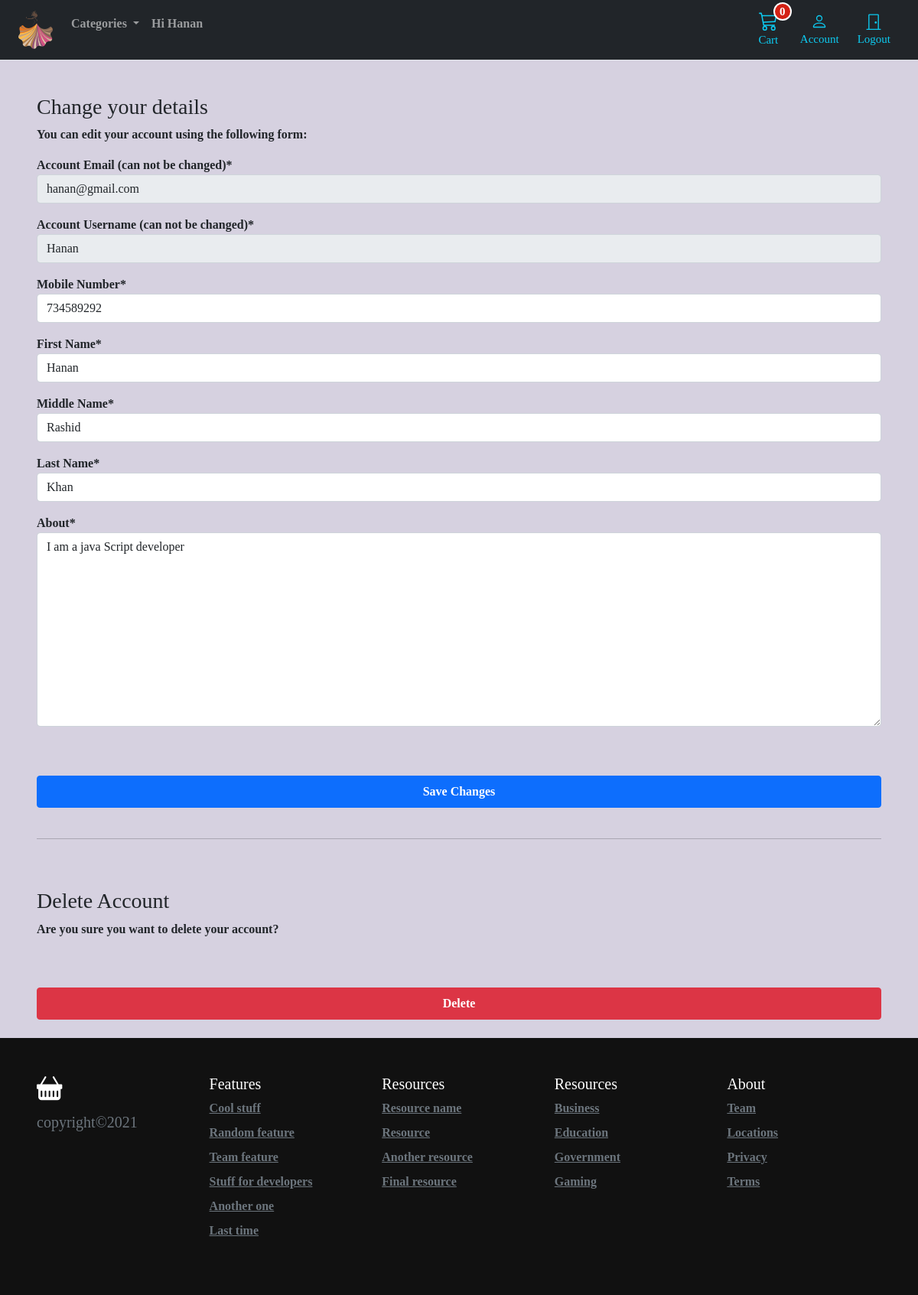
Page /account/profile/edit/ (signed in) on the committed database.
### account/models.py (models this page shows, shortened)
class Customer(AbstractBaseUser, PermissionsMixin):
    email = models.EmailField(_('email address'), unique=True)
    user_name = models.CharField(max_length=150, unique=True)
    first_name = models.CharField(max_length=150, blank=True)
    middle_name = models.CharField(max_length=150, blank=True)
    last_name = models.CharField(max_length=150, blank=True)
    about = models.TextField(_('about'), max_length=500, blank=True)
    mobile_number = models.CharField(max_length=15, blank=True)
    is_active =  models.BooleanField(default=False)
    is_staff  =  models.BooleanField(default=False)
    created   =  models.BooleanField(default=False)
    updated   =  models.BooleanField(default=False)
    objects = CustomAccountManager()
    USERNAME_FIELD = 'email'
    REQUIRED_FIELDS = ['user_name']
    class Meta:
        verbose_name = "Acccounts"
        verbose_name_plural = "Accounts"

### account/views.py (the view)
# urls.py: path('profile/edit/', views.userEditView, name='edit-user-details'),
@login_required
def userEditView(request):
    if request.method == 'POST':
        user_form = UserEditForm(instance=request.user, data=request.POST)
        if user_form.is_valid():
            user_form.save()
    else:
        user_form = UserEditForm(instance=request.user)
    context = {'user_form': user_form}
    return render(request, 'account/userEditDetails.html', context)

### basket/basket.py (called while the page is built)
    def __len__(self):
        return sum(item['qty'] for item in self.basket.values())

### basket/context_processors.py (called while the page is built)
def basket(request):
    return {'basket': BaseBasket(request)}

### product/context_processors.py (called while the page is built)
def categories(request):
    return { 'categories': CategoryModel.objects.all()}

### product/models.py (called while the page is built)
    def get_absolute_url(self):
        return reverse('product:category-detail', args=[self.slug])

### templates/account/userEditDetails.html (shortened to what this page needs)
{% extends 'base.html' %}
{% load crispy_forms_tags %}
{% block 'mainContent' %}
<div class="container">
    <form class="account-form px-4 pt-4" method="post" enctype="multipart/form-data">
        {% if user_form.is_valid %}
            <div class="alert alert-primary" role="alert">
                Your details have been successfully updated!
            </div>
            <p class="small text-center pt-0">
                <a href="{% url 'account:dashboard' %}">Back to Dashboard</a>
            </p>
        {%else%}
            <h3>Change your details</h3>
            <p>You can edit your account using the following form:</p>
        {% endif %}
        {{user_form|crispy}}
        <button class="btn btn-primary btn-block py-2 mb-4 mt-5 fw-bold w-100" type="submit" value="Save changes">Save
            Changes</button>
        <hr class="mb-3">
    </form>
    <form class="account-form px-4 pt-4" action="{% url 'account:delete-user' %}" method="post">
        <p class=" h3 pt-4 font-weight-bold">Delete Account</p>
        <p>Are you sure you want to delete your account?</p>
        <button type="submit" role="button"
            class="btn btn-danger btn-block py-2 mb-4 mt-5 fw-bold w-100">Delete</button>
    </form>
</div>
{% endblock 'mainContent' %}

### templates/base.html (shortened to what this page needs)
{% load static %}
<!doctype html>
<html lang="en">
<head>
  <link href="https://cdn.jsdelivr.net/npm/bootstrap@5.0.1/dist/css/bootstrap.min.css" rel="stylesheet">
  <link href="{% static 'css/base.css' %}" type="text/css" rel="stylesheet">
  <link href="{% block stylesheet %}{% endblock stylesheet %}" type="text/css" rel="stylesheet">
</head>
<body>
  <header class="pb-3">
    <nav class="navbar navbar-expand-md navbar-dark bg-dark  border-bottom">
      <div class="container-fluid px-md-4">
        <div class="d-flex w-100 navbar-collapse">
          <a class="navbar-brand" href="{% url 'product:home-page' %}">
            <img src="{% static 'logo/logo.png' %}" alt="" width="45px">
          </a>
          <div class="collapse navbar-collapse" id="navbarSupportedContent">
            <ul class="navbar-nav mr-auto">
              <li class="nav-item dropdown">
                <a class="nav-link dropdown-toggle" href="#" id="navbarDropdown" role="button" data-toggle="dropdown"
                  aria-haspopup="true" aria-expanded="false">
                  <b>Categories</b>
                </a>
              </li>
              {% if user.is_authenticated %}
              <li class="nav-item">
                <p class="nav-link">Hi {{user.user_name}}</p>
              </li>
              {% endif %}
            </ul>
          </div>
          <a type="button" role="button" title="My Cart" href="{% url 'basket:basket-summary' %}"
            class="btn btn-outline-info border-0 basket-btn">
            {% with total_qty=basket|length %}
            <div id="basketQty" class="d-inline-flex basket-qty">
              {% if total_qty > 0 %}
              {{total_qty}}
              {% else %}
              0
              {% endif %}
            </div>
            {% endwith %}
            <div>
            </div>
            <span class="fs15 fw500">Cart</span>
          </a>
          <a type="button" role="button" href="{% url 'account:dashboard' %}"
            class="btn btn-outline-info border-0 basket-btn">
            <div>
            </div>
            <span class="fs15 fw500">Account</span>
          </a>
          {% if user.is_authenticated %}
          <a type="button" role="button" href="{% url 'account:logout' %}"
            class="btn btn-outline-info border-0 basket-btn">
            <div>
              <svg xmlns="http://www.w3.org/2000/svg" width="22" height="22" fill="currentColor"
                class="bi bi-door-closed" viewBox="0 0 16 16">
                <path
                  d="M3 2a1 1 0 0 1 1-1h8a1 1 0 0 1 1 1v13h1.5a.5.5 0 0 1 0 1h-13a.5.5 0 0 1 0-1H3V2zm1 13h8V2H4v13z" />
                <path d="M9 9a1 1 0 1 0 2 0 1 1 0 0 0-2 0z" />
              </svg>
            </div>
            <span class="fs15 fw500">Logout</span>
          </a>
          {% endif %}
        </div>
      </div>
    </nav>
  </header>
  <main class="pt-1">
      {% block 'mainContent' %}
      {% endblock 'mainContent' %}
  </main>
  <footer class="container-fluid p-5 footer">
    <div class="row">
      <div class="col-12 col-md">
        <h5 class="d-block mb-3 text-muted">copyright&copy;2021</h5>
      </div>
      <div class="col-6 col-md">
        <h5>Features</h5>
        <ul class="list-unstyled text-small">
          <li><a class="link-secondary" href="#">Cool stuff</a></li>
          <li><a class="link-secondary" href="#">Random feature</a></li>
          <li><a class="link-secondary" href="#">Team feature</a></li>
          <li><a class="link-secondary" href="#">Stuff for developers</a></li>
          <li><a class="link-secondary" href="#">Another one</a></li>
          <li><a class="link-secondary" href="#">Last time</a></li>
        </ul>
      </div>
      <div class="col-6 col-md">
        <h5>Resources</h5>
        <ul class="list-unstyled text-small">
          <li><a class="link-secondary" href="#">Resource name</a></li>
          <li><a class="link-secondary" href="#">Resource</a></li>
          <li><a class="link-secondary" href="#">Another resource</a></li>
          <li><a class="link-secondary" href="#">Final resource</a></li>
        </ul>
      </div>
      <div class="col-6 col-md">
        <h5>Resources</h5>
        <ul class="list-unstyled text-small">
          <li><a class="link-secondary" href="#">Business</a></li>
          <li><a class="link-secondary" href="#">Education</a></li>
          <li><a class="link-secondary" href="#">Government</a></li>
          <li><a class="link-secondary" href="#">Gaming</a></li>
        </ul>
      </div>
      <div class="col-6 col-md">
        <h5>About</h5>
        <ul class="list-unstyled text-small">
          <li><a class="link-secondary" href="#">Team</a></li>
          <li><a class="link-secondary" href="#">Locations</a></li>
          <li><a class="link-secondary" href="#">Privacy</a></li>
          <li><a class="link-secondary" href="#">Terms</a></li>
        </ul>
      </div>
    </div>
  </footer>
</body>
</html>

### static/css/base.css (style rules this page uses)
body { font-family: 'Amiri', serif; font-weight: 600; background-color: #d5cfdff3; }
.fs15 { font-size: 0.9375rem; }
.fw500 { font-weight: 500; }
.basket-qty { color: #fff; background: #d42114; border: 2px solid #fff; border-radius: 50%; text-align: center; font-size: 15px; height: 20px; width: 20px; position: absolute; box-sizing: content-box; font-weight: 600; display: flex; justify-content: center; align-items: center; top: -5px; right: -1px; }
.basket-btn { position: relative; }
.footer > div > div > ul > li { padding-bottom: 8px; }
footer { color:white; background-color:#111; }
@media (min-width: 1000px) { .container { max-width: 1000px; } }
@media (max-width: 1200px) { .container { max-width: 100%; padding:0 24px; } }

### rows in the picture
Customer: user_name "Hanan", email "hanan@gmail.com", mobile_number "734589292", first_name "Hanan", middle_name "Rashid", last_name "Khan", about "I am a java Script developer"
